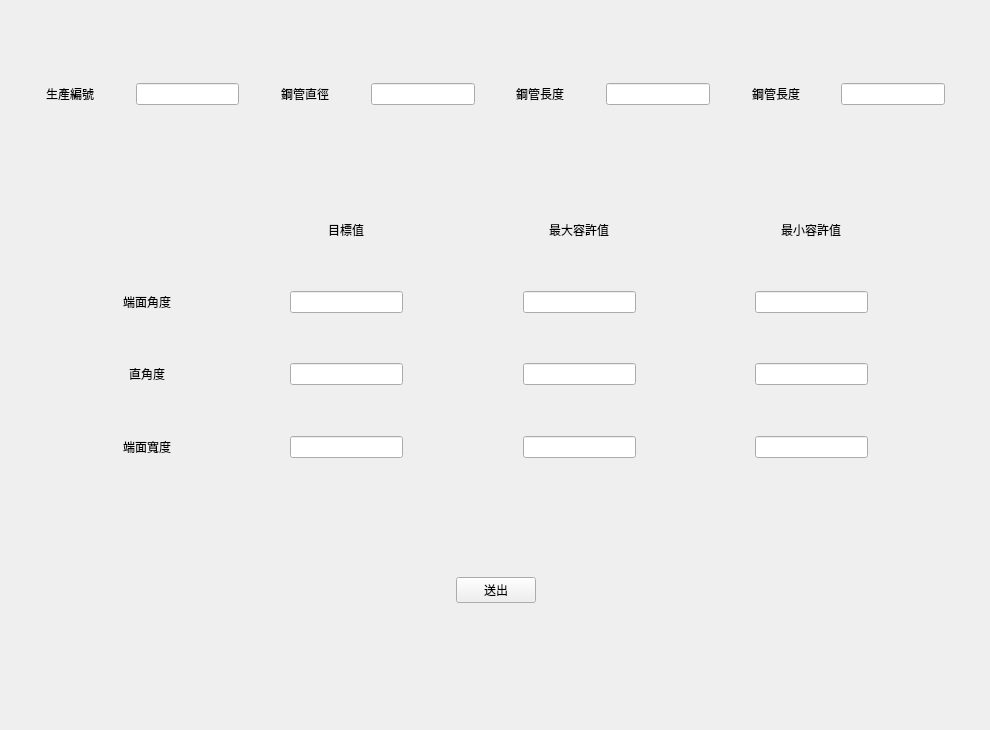
    <widget class="QWidget" name="tab_3">
     <attribute name="title">
      <string>設定</string>
     </attribute>
     <widget class="QWidget" name="horizontalLayoutWidget_12">
      <property name="geometry">
       <rect>
        <x>10</x>
        <y>10</y>
        <width>971</width>
        <height>41</height>
       </rect>
      </property>
      <layout class="QHBoxLayout" name="horizontalLayout_13">
       <item>
        <spacer name="verticalSpacer_25">
         <property name="orientation">
          <enum>Qt::Vertical</enum>
         </property>
         <property name="sizeHint" stdset="0">
          <size>
           <width>20</width>
           <height>40</height>
          </size>
         </property>
        </spacer>
       </item>
      </layout>
     </widget>
     <widget class="QWidget" name="gridLayoutWidget_4">
      <property name="geometry">
       <rect>
        <x>10</x>
        <y>60</y>
        <width>971</width>
        <height>48</height>
       </rect>
      </property>
      <layout class="QGridLayout" name="gridLayout_5">
       <item row="3" column="16">
        <widget class="QLineEdit" name="sensor_A_detection_value_5">
         <property name="readOnly">
          <bool>true</bool>
         </property>
        </widget>
       </item>
       <item row="1" column="0">
        <spacer name="horizontalSpacer_43">
         <property name="orientation">
          <enum>Qt::Horizontal</enum>
         </property>
         <property name="sizeHint" stdset="0">
          <size>
           <width>40</width>
           <height>20</height>
          </size>
         </property>
        </spacer>
       </item>
       <item row="3" column="10">
        <widget class="QLabel" name="label_33">
         <property name="text">
          <string>鋼管長度</string>
         </property>
        </widget>
       </item>
       <item row="1" column="7">
        <spacer name="horizontalSpacer_45">
         <property name="orientation">
          <enum>Qt::Horizontal</enum>
         </property>
         <property name="sizeHint" stdset="0">
          <size>
           <width>40</width>
           <height>20</height>
          </size>
         </property>
        </spacer>
       </item>
       <item row="1" column="3">
        <spacer name="horizontalSpacer_47">
         <property name="orientation">
          <enum>Qt::Horizontal</enum>
         </property>
         <property name="sizeHint" stdset="0">
          <size>
           <width>40</width>
           <height>20</height>
          </size>
         </property>
        </spacer>
       </item>
       <item row="3" column="2" alignment="Qt::AlignHCenter">
        <widget class="QLabel" name="label_29">
         <property name="text">
          <string>生產編號</string>
         </property>
        </widget>
       </item>
       <item row="1" column="5">
        <spacer name="horizontalSpacer_48">
         <property name="orientation">
          <enum>Qt::Horizontal</enum>
         </property>
         <property name="sizeHint" stdset="0">
          <size>
           <width>40</width>
           <height>20</height>
          </size>
         </property>
        </spacer>
       </item>
       <item row="3" column="12">
        <widget class="QLineEdit" name="sensor_A_detection_value_3">
         <property name="readOnly">
          <bool>true</bool>
         </property>
        </widget>
       </item>
       <item row="3" column="6" alignment="Qt::AlignHCenter">
        <widget class="QLabel" name="label_32">
         <property name="text">
          <string>鋼管直徑</string>
         </property>
        </widget>
       </item>
       <item row="1" column="11">
        <spacer name="horizontalSpacer_44">
         <property name="orientation">
          <enum>Qt::Horizontal</enum>
         </property>
         <property name="sizeHint" stdset="0">
          <size>
           <width>40</width>
           <height>20</height>
          </size>
         </property>
        </spacer>
       </item>
       <item row="3" column="8">
        <widget class="QLineEdit" name="sensor_A_face_width_2">
         <property name="readOnly">
          <bool>true</bool>
         </property>
        </widget>
       </item>
       <item row="3" column="14">
        <widget class="QLabel" name="label_35">
         <property name="text">
          <string>鋼管長度</string>
         </property>
        </widget>
       </item>
       <item row="3" column="4">
        <widget class="QLineEdit" name="sensor_A_end_angle_2">
         <property name="enabled">
          <bool>true</bool>
         </property>
         <property name="readOnly">
          <bool>true</bool>
         </property>
        </widget>
       </item>
       <item row="1" column="15">
        <spacer name="horizontalSpacer_51">
         <property name="orientation">
          <enum>Qt::Horizontal</enum>
         </property>
         <property name="sizeHint" stdset="0">
          <size>
           <width>40</width>
           <height>20</height>
          </size>
         </property>
        </spacer>
       </item>
       <item row="1" column="13">
        <spacer name="horizontalSpacer_50">
         <property name="orientation">
          <enum>Qt::Horizontal</enum>
         </property>
         <property name="sizeHint" stdset="0">
          <size>
           <width>40</width>
           <height>20</height>
          </size>
         </property>
        </spacer>
       </item>
       <item row="1" column="9">
        <spacer name="horizontalSpacer_46">
         <property name="orientation">
          <enum>Qt::Horizontal</enum>
         </property>
         <property name="sizeHint" stdset="0">
          <size>
           <width>40</width>
           <height>20</height>
          </size>
         </property>
        </spacer>
       </item>
       <item row="1" column="17">
        <spacer name="horizontalSpacer_55">
         <property name="orientation">
          <enum>Qt::Horizontal</enum>
         </property>
         <property name="sizeHint" stdset="0">
          <size>
           <width>40</width>
           <height>20</height>
          </size>
         </property>
        </spacer>
       </item>
      </layout>
     </widget>
     <widget class="QWidget" name="horizontalLayoutWidget_13">
      <property name="geometry">
       <rect>
        <x>10</x>
        <y>120</y>
        <width>971</width>
        <height>91</height>
       </rect>
      </property>
      <layout class="QHBoxLayout" name="horizontalLayout_14">
       <item>
        <spacer name="verticalSpacer_26">
         <property name="orientation">
          <enum>Qt::Vertical</enum>
         </property>
         <property name="sizeHint" stdset="0">
          <size>
           <width>20</width>
           <height>40</height>
          </size>
         </property>
        </spacer>
       </item>
      </layout>
     </widget>
     <widget class="QWidget" name="gridLayoutWidget_5">
      <property name="geometry">
       <rect>
        <x>10</x>
        <y>220</y>
        <width>971</width>
        <height>238</height>
       </rect>
      </property>
      <layout class="QGridLayout" name="gridLayout_6">
       <item row="1" column="4" alignment="Qt::AlignHCenter">
        <widget class="QLabel" name="label_31">
         <property name="text">
          <string>目標值</string>
         </property>
        </widget>
       </item>
       <item row="2" column="0">
        <spacer name="verticalSpacer_14">
         <property name="orientation">
          <enum>Qt::Vertical</enum>
         </property>
         <property name="sizeHint" stdset="0">
          <size>
           <width>20</width>
           <height>40</height>
          </size>
         </property>
        </spacer>
       </item>
       <item row="3" column="2" alignment="Qt::AlignHCenter">
        <widget class="QLabel" name="label_30">
         <property name="text">
          <string>端面角度</string>
         </property>
        </widget>
       </item>
       <item row="7" column="2" alignment="Qt::AlignHCenter">
        <widget class="QLabel" name="label_36">
         <property name="text">
          <string>端面寬度</string>
         </property>
        </widget>
       </item>
       <item row="4" column="0">
        <spacer name="verticalSpacer_22">
         <property name="orientation">
          <enum>Qt::Vertical</enum>
         </property>
         <property name="sizeHint" stdset="0">
          <size>
           <width>20</width>
           <height>40</height>
          </size>
         </property>
        </spacer>
       </item>
       <item row="5" column="2" alignment="Qt::AlignHCenter">
        <widget class="QLabel" name="label_34">
         <property name="text">
          <string>直角度</string>
         </property>
        </widget>
       </item>
       <item row="1" column="6" alignment="Qt::AlignHCenter">
        <widget class="QLabel" name="label_38">
         <property name="text">
          <string>最大容許值</string>
         </property>
        </widget>
       </item>
       <item row="1" column="3">
        <spacer name="horizontalSpacer_53">
         <property name="orientation">
          <enum>Qt::Horizontal</enum>
         </property>
         <property name="sizeHint" stdset="0">
          <size>
           <width>40</width>
           <height>20</height>
          </size>
         </property>
        </spacer>
       </item>
       <item row="1" column="5">
        <spacer name="horizontalSpacer_54">
         <property name="orientation">
          <enum>Qt::Horizontal</enum>
         </property>
         <property name="sizeHint" stdset="0">
          <size>
           <width>40</width>
           <height>20</height>
          </size>
         </property>
        </spacer>
       </item>
       <item row="3" column="6">
        <widget class="QLineEdit" name="end_angle_max_value">
         <property name="readOnly">
          <bool>false</bool>
         </property>
        </widget>
       </item>
       <item row="3" column="4">
        <widget class="QLineEdit" name="end_angle_target_setting">
         <property name="enabled">
          <bool>true</bool>
         </property>
         <property name="readOnly">
          <bool>false</bool>
         </property>
        </widget>
       </item>
       <item row="1" column="7">
        <spacer name="horizontalSpacer_58">
         <property name="orientation">
          <enum>Qt::Horizontal</enum>
         </property>
         <property name="sizeHint" stdset="0">
          <size>
           <width>40</width>
           <height>20</height>
          </size>
         </property>
        </spacer>
       </item>
       <item row="1" column="0">
        <spacer name="horizontalSpacer_49">
         <property name="orientation">
          <enum>Qt::Horizontal</enum>
         </property>
         <property name="sizeHint" stdset="0">
          <size>
           <width>40</width>
           <height>20</height>
          </size>
         </property>
        </spacer>
       </item>
       <item row="3" column="8">
        <widget class="QLineEdit" name="end_angle_min_value">
         <property name="readOnly">
          <bool>false</bool>
         </property>
        </widget>
       </item>
       <item row="1" column="8" alignment="Qt::AlignHCenter">
        <widget class="QLabel" name="label_39">
         <property name="text">
          <string>最小容許值</string>
         </property>
        </widget>
       </item>
       <item row="1" column="10">
        <spacer name="horizontalSpacer_56">
         <property name="orientation">
          <enum>Qt::Horizontal</enum>
         </property>
         <property name="sizeHint" stdset="0">
          <size>
           <width>40</width>
           <height>20</height>
          </size>
         </property>
        </spacer>
       </item>
       <item row="6" column="0">
        <spacer name="verticalSpacer_27">
         <property name="orientation">
          <enum>Qt::Vertical</enum>
         </property>
         <property name="sizeHint" stdset="0">
          <size>
           <width>20</width>
           <height>40</height>
          </size>
         </property>
        </spacer>
       </item>
       <item row="5" column="4">
        <widget class="QLineEdit" name="right_angle_target_setting">
         <property name="enabled">
          <bool>true</bool>
         </property>
         <property name="readOnly">
          <bool>false</bool>
         </property>
        </widget>
       </item>
       <item row="5" column="6">
        <widget class="QLineEdit" name="right_angle_max_value">
         <property name="enabled">
          <bool>true</bool>
         </property>
         <property name="readOnly">
          <bool>false</bool>
         </property>
        </widget>
       </item>
       <item row="5" column="8">
        <widget class="QLineEdit" name="right_angle_min_value">
         <property name="enabled">
          <bool>true</bool>
         </property>
         <property name="readOnly">
          <bool>false</bool>
         </property>
        </widget>
       </item>
       <item row="7" column="4">
        <widget class="QLineEdit" name="face_width_target_setting">
         <property name="enabled">
          <bool>true</bool>
         </property>
         <property name="readOnly">
          <bool>false</bool>
         </property>
        </widget>
       </item>
       <item row="7" column="6">
        <widget class="QLineEdit" name="face_width_max_value">
         <property name="enabled">
          <bool>true</bool>
         </property>
         <property name="readOnly">
          <bool>false</bool>
         </property>
        </widget>
       </item>
       <item row="7" column="8">
        <widget class="QLineEdit" name="face_width_min_value">
         <property name="enabled">
          <bool>true</bool>
         </property>
         <property name="readOnly">
          <bool>false</bool>
         </property>
        </widget>
       </item>
      </layout>
     </widget>
     <widget class="QWidget" name="horizontalLayoutWidget_14">
      <property name="geometry">
       <rect>
        <x>10</x>
        <y>620</y>
        <width>971</width>
        <height>101</height>
       </rect>
      </property>
      <layout class="QHBoxLayout" name="horizontalLayout_15">
       <item>
        <spacer name="verticalSpacer_28">
         <property name="orientation">
          <enum>Qt::Vertical</enum>
         </property>
         <property name="sizeHint" stdset="0">
          <size>
           <width>20</width>
           <height>40</height>
          </size>
         </property>
        </spacer>
       </item>
      </layout>
     </widget>
     <widget class="QWidget" name="horizontalLayoutWidget_16">
      <property name="geometry">
       <rect>
        <x>10</x>
        <y>470</y>
        <width>971</width>
        <height>91</height>
       </rect>
      </property>
      <layout class="QHBoxLayout" name="horizontalLayout_19">
       <item>
        <spacer name="verticalSpacer_32">
         <property name="orientation">
          <enum>Qt::Vertical</enum>
         </property>
         <property name="sizeHint" stdset="0">
          <size>
           <width>20</width>
           <height>40</height>
          </size>
         </property>
        </spacer>
       </item>
      </layout>
     </widget>
     <widget class="QWidget" name="horizontalLayoutWidget_17">
      <property name="geometry">
       <rect>
        <x>10</x>
        <y>570</y>
        <width>971</width>
        <height>41</height>
       </rect>
      </property>
      <layout class="QHBoxLayout" name="horizontalLayout_20">
       <item>
        <spacer name="horizontalSpacer_52">
         <property name="orientation">
          <enum>Qt::Horizontal</enum>
         </property>
         <property name="sizeHint" stdset="0">
          <size>
           <width>40</width>
           <height>20</height>
          </size>
         </property>
        </spacer>
       </item>
       <item>
        <widget class="QPushButton" name="settingBtn">
         <property name="text">
          <string>送出</string>
         </property>
        </widget>
       </item>
       <item>
        <spacer name="horizontalSpacer_57">
         <property name="orientation">
          <enum>Qt::Horizontal</enum>
         </property>
         <property name="sizeHint" stdset="0">
          <size>
           <width>40</width>
           <height>20</height>
          </size>
         </property>
        </spacer>
       </item>
      </layout>
     </widget>
    </widget>
